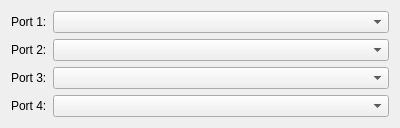
<?xml version="1.0" encoding="UTF-8"?>
<ui version="4.0">
 <class>SensorsConfigurationWidget</class>
 <widget class="QWidget" name="SensorsConfigurationWidget">
  <property name="geometry">
   <rect>
    <x>0</x>
    <y>0</y>
    <width>400</width>
    <height>118</height>
   </rect>
  </property>
  <property name="windowTitle">
   <string>Form</string>
  </property>
  <property name="autoFillBackground">
   <bool>false</bool>
  </property>
  <layout class="QGridLayout" name="gridLayout_2">
   <item row="0" column="0">
    <layout class="QGridLayout" name="gridLayout" columnstretch="0,1">
     <item row="0" column="0">
      <widget class="QLabel" name="port1Label">
       <property name="text">
        <string>Port 1:</string>
       </property>
      </widget>
     </item>
     <item row="0" column="1">
      <widget class="QComboBox" name="port1ComboBox"/>
     </item>
     <item row="1" column="0">
      <widget class="QLabel" name="port2Label">
       <property name="text">
        <string>Port 2:</string>
       </property>
      </widget>
     </item>
     <item row="1" column="1">
      <widget class="QComboBox" name="port2ComboBox"/>
     </item>
     <item row="2" column="0">
      <widget class="QLabel" name="port3Label">
       <property name="text">
        <string>Port 3:</string>
       </property>
      </widget>
     </item>
     <item row="2" column="1">
      <widget class="QComboBox" name="port3ComboBox"/>
     </item>
     <item row="3" column="0">
      <widget class="QLabel" name="port4Label">
       <property name="text">
        <string>Port 4:</string>
       </property>
      </widget>
     </item>
     <item row="3" column="1">
      <widget class="QComboBox" name="port4ComboBox"/>
     </item>
    </layout>
   </item>
  </layout>
 </widget>
 <resources/>
 <connections/>
</ui>
